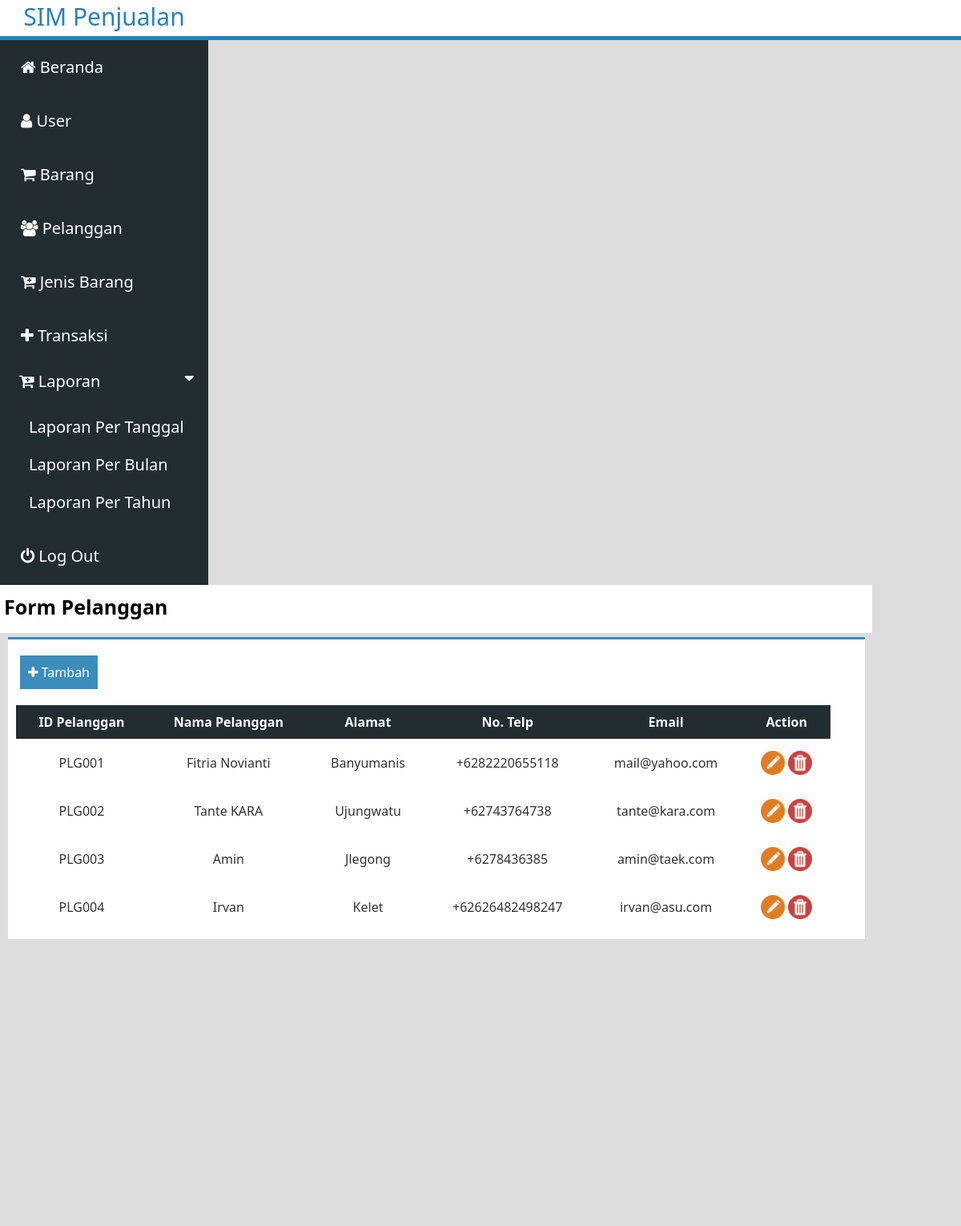
The app's page /index.php?p=pelanggan (signed in) with its own data.
### tables this page shows
CREATE TABLE `pelanggan` (
  `id_pelanggan` varchar(10) NOT NULL,
  `nama` varchar(30) NOT NULL,
  `alamat` varchar(35) NOT NULL,
  `no_telp` varchar(15) NOT NULL,
  `email` varchar(50) NOT NULL
);

### sistem/proses.php (called while the page is built, shortened)
<?php
class proses{
	function __construct(){
		$server='localhost';
		$user='root';
		$psw='';
		$dbname='db_penjualan';
		$kon=$this->con=new PDO("mysql:host=$server;dbname=$dbname",$user,$psw);
	}
	function get($cel=null,$table=null,$property=null){
		$qw="SELECT $cel FROM $table $property";
		$ret=$this->con->query($qw);
		return $ret;
	}
}
$db=new proses;
?>

### content/pelanggan.php (the view)
<?php
include "sistem/proses.php";
?>
<div class="judul-content">
	<h1>Form Pelanggan</h1>
</div>
<div class="isi-content">
	<a class="link-tambah" href="index.php?p=f_pelanggan"><i class="fa fa-plus"></i> Tambah</a>
	<table class="tabel">
		<tr>
			<th>ID Pelanggan</th>
			<th>Nama Pelanggan</th>
			<th>Alamat</th>
			<th>No. Telp</th>
			<th>Email</th>
			<th>Action</th>
		</tr>
		<?php
		$qw=$db->get("*","pelanggan","ORDER BY id_pelanggan ASC");
		foreach($qw as $tamp_barang){
			?>
			<tr>
				<td><?php echo $tamp_barang['id_pelanggan'];?></td>
				<td><?php echo $tamp_barang['nama'];?></td>
				<td><?php echo $tamp_barang['alamat'];?></td>
				<td><?php echo $tamp_barang['no_telp'];?></td>
				<td><?php echo $tamp_barang['email'];?></td>
				<td><div class="kotak">
					<a href="index.php?p=f_pelanggan&id_pelanggan=<?php echo $tamp_barang['id_pelanggan'];?>"><img src="assets/img/edit.png"></a>
					<a href="crud/hapus_pelanggan.php?id_pelanggan=<?php echo $tamp_barang['id_pelanggan'];?>"><img src="assets/img/hapus.png"></a>
				</div></td>
			</tr>
			<?php
		}
		?>
	</table>
</div>

### assets/css/style.css (style rules this page uses)
* { margin: 0px; padding: 0px; }
body { background-color: #ddd; }
html, body { height: 100%; }
.content .judul-content { padding: 5px; float: left; width: 1079px; height: 50px; background-color: #fff; }
.content .judul-content h1 { font-family: segoe ui; font-size: 25px; margin: 5px 0px; background-color: #fff; }
.content .isi-content { float: left; width: 1070px; border-top: 3px solid #3c8abc; height: auto; background-color: #fff; margin: 5px 10px; }
.tabel { width: 95%; margin: 10px; border-collapse: collapse; }
.tabel tr th { padding: 10px; color: #fff; font-family: segoe ui; background-color: #222d32; }
.tabel tr td { padding: 10px; color: #333; font-family: segoe ui; text-align: center; }
.isi-content .link-tambah { text-decoration: none; color: #fff; padding: 10px; background-color: #3C8DBC; font-family: segoe ui; float: left; margin: 20px 15px; }
.kotak a img { height: 30px; width: 30px; margin-top: 5px; }

### records on screen
pelanggan: id_pelanggan "PLG001", nama "Fitria Novianti", alamat "Banyumanis", no_telp "+6282220655118", email "mail@yahoo.com"
pelanggan: id_pelanggan "PLG002", nama "Tante KARA", alamat "Ujungwatu", no_telp "+62743764738", email "tante@kara.com"
pelanggan: id_pelanggan "PLG003", nama "Amin", alamat "Jlegong", no_telp "+6278436385", email "amin@taek.com"
pelanggan: id_pelanggan "PLG004", nama "Irvan", alamat "Kelet", no_telp "+62626482498247", email "irvan@asu.com"
